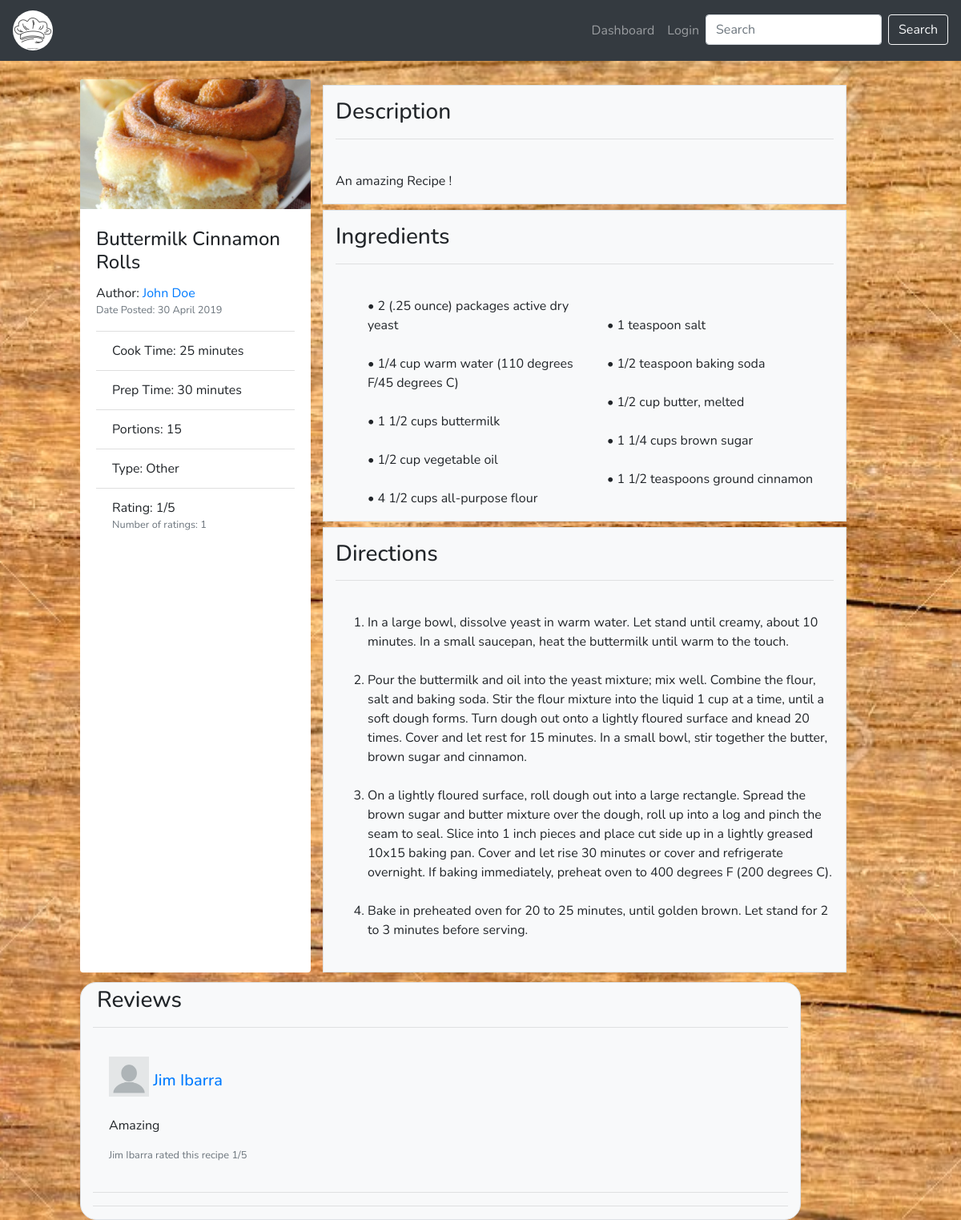
Page /post/viewPost/79 on the committed database.
### tables this page shows
CREATE TABLE `post` (
  `post_id` int(6) NOT NULL,
  `profile_id` int(6) NOT NULL,
  `type_id` int(6) NOT NULL,
  `title` varchar(30) NOT NULL,
  `picture_id` int(6) NOT NULL,
  `description` varchar(250) NOT NULL,
  `ingredients` text NOT NULL,
  `time` varchar(20) NOT NULL,
  `preperation_time` varchar(60) NOT NULL,
  `directions` text NOT NULL,
  `portions` int(11) NOT NULL,
  `date_posted` timestamp NOT NULL DEFAULT CURRENT_TIMESTAMP
);

CREATE TABLE `picture` (
  `picture_id` int(6) NOT NULL,
  `path` text NOT NULL
);

CREATE TABLE `type` (
  `type_id` int(6) NOT NULL,
  `description` varchar(30) NOT NULL
);

CREATE TABLE `review` (
  `review_id` int(6) NOT NULL,
  `profile_id` int(6) NOT NULL,
  `post_id` int(6) NOT NULL,
  `review_content` text NOT NULL,
  `rating` int(11) DEFAULT NULL
);

### htdocs/app/core/Controller.php (called while the page is built, shortened)
<?php
	require_once ('app/views/layout/layout.php');
	class Controller{
		public function model($model){
			return new $model();
		}
		public function view($view, $method, $data = []){
			require_once 'app/views/' . $view  . "/" . $method . '.php';
		}
	}

### htdocs/app/controllers/post.php (called while the page is built, shortened)
<?php
	class Post extends Controller{
		public function viewPost($id = -1){
			$postModel      = $this->model('PostModel');
			$reviewModel    = $this->model('ReviewModel');
			$post = $postModel->getPost($id);
			$data   = $postModel->viewFullPost($post);
			$review = $reviewModel->displayReview($post);
			$this->view('post', 'viewPost', $data);
			$this->view('review','showReview', $review);
		}
	}

### htdocs/app/core/App.php (called while the page is built, shortened)
<?php
	class App{
		protected $method = 'dashboard';
		public function __construct(){
			$url = $this->parseUrl();
			if(file_exists('app/controllers/' . $url[0] . '.php')){
				unset($url[0]);
			}
			$this->controller = new $this->controller;
			if(isset($url[1])){
				if(method_exists($this->controller, $url[1])){
					$this->method = $url[1];
					unset($url[1]);
				}
			}
			$this->params = $url ? array_values($url) : [];
			call_user_func_array([$this->controller, $this->method], $this->params);
		}
		public function parseUrl(){
			if(isset($_GET['url'])){
				return $url = explode('/', filter_var(rtrim($_GET['url'], '/'), FILTER_SANITIZE_URL));
			}
		}
	}

### htdocs/index.php (called while the page is built, shortened)
<?php
	$app = new App;

### htdocs/app/core/Model.php (called while the page is built, shortened)
<?php
class Model {
	function __construct(){
		$host = 'localhost';
		$dbname = 'Project';
		$user = 'root';
		$pass = '';
		try{
			$this->_connection = new PDO("mysql:host=$host; dbname=$dbname", $user, $pass);
		}catch(PDOException $e){
			echo $e->getMessage();
		}
	}
}

### htdocs/app/models/PostModel.php (called while the page is built, shortened)
<?php
class PostModel extends Model{
	public function getPost($id){
		$STH = $this->_connection->prepare("SELECT * FROM post WHERE post_id = :id");
		$STH->setFetchMode(PDO::FETCH_CLASS, 'PostModel');
		$STH->execute(['id'=>$id]);
		return $STH->fetch();
	}
	public function viewFullPost($post){
		$query = "
		SELECT post.*, type.description as descriptionType, picture.path, CONCAT(profile.first_name, ' ' ,profile.last_name) AS name, ROUND(AVG(review.rating),1) AS avgRating,
			(SELECT savedpost.post_id
		     FROM savedpost
		     WHERE savedpost.profile_id = :profile_id AND post.post_id = savedpost.post_id) as isSaved,
		     COUNT(review.post_id) as numReviews
		FROM post
		INNER JOIN profile
			ON post.profile_id = profile.profile_id
		INNER JOIN picture
			ON post.picture_id = picture.picture_id
		INNER JOIN type
			ON post.type_id = type.type_id
        INNER JOIN review
        	ON post.post_id = review.post_id
		WHERE post.post_id = :id";
		$STH = $this->_connection->prepare($query);
		$STH->setFetchMode(PDO::FETCH_CLASS,'PostModel');
		if(isset($_SESSION['profile_id'])){
			$pid = $_SESSION['profile_id'];
		}else{
			$pid = -999;
		}
		$STH->bindParam(':id', $post->post_id);
		$STH->bindParam(':profile_id', $pid);
		$STH->execute();
		return $STH->fetch();
	}
}

### htdocs/app/models/ReviewModel.php (called while the page is built, shortened)
<?php
	class ReviewModel extends Model{
		public function displayReview($post){
			$query  = "
			SELECT review.*, picture.path, CONCAT(profile.first_name, ' ', profile.last_name) AS name
			FROM review
				INNER JOIN profile
					ON review.profile_id = profile.profile_id
				INNER JOIN picture
					ON profile.picture_id = picture.picture_id
			WHERE post_id = :id";
			$STH = $this->_connection->prepare($query);
			$STH->setFetchMode(PDO::FETCH_CLASS, 'ReviewModel');
			$STH->execute(['id'=>$post->post_id]);
			return $STH->fetchAll();
		}
	}

### htdocs/app/views/post/viewPost.php (the view, shortened to what this page needs)
<html>
<body>
<link href='/css/viewPost.css' rel='stylesheet'/>
<?php
  $date = date_create_from_format("Y-m-d H:i:s",$data->date_posted);
  $formattedDate = date_format($date, "d F Y");
?>
  	<div class='row offset-1'>
          	<div class='card' style='width: 18rem;'>
          		<img class='card-img-top' src="<?php echo $data->path ?>"/>
          		<div class='card-body'>
          			<h4 class='card-title'><?php echo $data->title?></h4>
          			<p class='card-text'>
          				Author: <a href="/profile/index/<?php echo $data->profile_id ?>"><?php echo $data->name ?></a><br/>
          				<small class='text-muted'>Date Posted: <?php echo $formattedDate?></small>
          			</p>
					<ul class='list-group list-group-flush'>
	          			<li class='list-group-item'>Cook Time: <?php echo $data->time ?></li>
	          			<li class='list-group-item'>Prep Time: <?php echo $data->preperation_time ?></li>
	          			<li class='list-group-item'>Portions: <?php echo $data->portions ?></li>
	          			<li class='list-group-item'>Type: <?php echo $data->descriptionType ?></li>
	          			<li class='list-group-item'>Rating:
	          				<?php
	          					if($data->avgRating == null){
	          						echo "No rating";
	          					}else{
	          						echo round($data->avgRating,1) . '/5';
	          					}
	          				?><br/>
                    <?php
                      if($data->numReviews != 0){
                        print "<small class='text-muted'>Number of ratings:  $data->numReviews</small>";
                      }
                    ?>
	          			</li>
	          		</ul>
          		</div>
          	</div>
            <div class='col-lg-8' id='information'>
          		<div class='col-lg-11 bg-light border'>
            		<p>
             			<h3>Description</h3><hr><br/>
                 		 <?php echo $data->description ?>
               		</p>
           		</div>
           		<div class='col-lg-11 bg-light border ingredients'>
            		<p>
                 	 	<h3>Ingredients</h3><hr><br/>
                 	 	<ul>
	                  		<?php
	                  			$ingredientsArray = explode(PHP_EOL, $data->ingredients);
	                  			foreach($ingredientsArray as $value){
								          	if($value != '')
									              print "<li>$value</li><br/>";
								          }
	                  		?>
                  		</ul>
               	    </p>
            	</div>
           		<div class='col-lg-11 bg-light border'>
            		<p>
                  		<h3>Directions</h3><hr><br/>
                    	<ol>
                    		<?php
	                  			$directionsArray = explode(PHP_EOL, $data->directions);
	                  			foreach($directionsArray as $value){
      									if($value != '')
      										print "<li>$value</li><br/>";
      								  }
	                  		?>
                    	</ol>
               		</p>
            	</div>
            </div>
        </div>
  <body>
<html>

### htdocs/app/views/review/showReview.php
<div class='col-sm-9 offset-1 border bg-light' style='border-radius: 20px'>
    <h3 style='margin: 5px;'>Reviews</h3> <hr/>
    <?php
    	if($data == null){
    		print "<p class='text-muted' style='text-align: center'>There are no reviews!<br/>Be the first to review this post</p>";
    	}else{
	    	foreach($data as $item){
	    		if(isset($_SESSION['profile_id']) && ($item->profile_id == $_SESSION['profile_id'] || isset($_SESSION['isAdmin']))){
	    			$deleteBtn = "<a href='/review/deleteReview/" . $item->review_id ."/" . $item->post_id ."' class='btn btn-danger float-right'>Delete Review</a>";
	    		}else{
	    			$deleteBtn = '';
	    		}
	    		print "
	    			<div class='card-w-50'>
						<div class='card-body'>
				    		<h5 class='card-title'>
				       		". $deleteBtn ."
				       		<a href='/profile/index/" .$item->profile_id ."'>  <img class='card-title' style='height: 50px; width: 50px' src='". $item->path ."'/></a>
				       		<a href='/profile/index/". $item->profile_id ."'>". $item->name ."</br></a>
				       		</h5>
				            <p class='card-text'>
				               ". $item->review_content . "
				            </p>
				      	 <small class='text-muted'>". $item->name ." rated this recipe ". $item->rating ."/5</small>
						</div>
					</div>
					<hr/>
	    		";
	    	}
    	}
    ?>
<hr/>

### htdocs/css/layoutCss.css (style rules this page uses)
body { font-family: 'Nunito', sans-serif; }

### htdocs/css/viewPost.css (style rules this page uses)
body { background: url("/App/images/viewPostBackground.jpg"); min-height: 100%; background-repeat: no-repeat; background-attachment: fixed; background-position: center; background-size: cover }
ul { list-style-type: none; columns: 2; }
.ingredients ul li:before { content: "• "; }
.card { border: none; }
div { margin-top: 1%; }

### rows in the picture
post: picture.path (picture), title "Buttermilk Cinnamon Rolls", date_posted "30 April 2019", time "25 minutes", preperation_time "30 minutes", portions "15", type.description "Other", description "An amazing Recipe !", ingredients "2 (.25 ounce) packages active dry yeast", ingredients "1/4 cup warm water (110 degrees F/45 degrees C)", ingredients "1 1/2 cups buttermilk", ingredients "1/2 cup vegetable oil", ingredients "4 1/2 cups all-purpose flour", ingredients "1 teaspoon salt", ingredients "1/2 teaspoon baking soda", ingredients "1/2 cup butter, melted", ingredients "1 1/4 cups brown sugar", ingredients "1 1/2 teaspoons ground cinnamon", directions "In a large bowl, dissolve yeast in warm water. Let stand until creamy, about 10 minutes. In a small saucepan, heat the buttermilk until warm to the touch.", directions "Pour the buttermilk and oil into the yeast mixture; mix well. Combine the flour, salt and baking soda. Stir the flour mixture into the liquid 1 cup at a time, until a soft dough forms. Turn dough out onto a lightly floured surface and knead 20 times. Cover and let rest for 15 minutes. In a small bowl, stir together the butter, brown sugar and cinnamon.", directions "On a lightly floured surface, roll dough out into a large rectangle. Spread the brown sugar and butter mixture over the dough, roll up into a log and pinch the seam to seal. Slice into 1 inch pieces and place cut side up in a lightly greased 10x15 baking pan. Cover and let rise 30 minutes or cover and refrigerate overnight. If baking immediately, preheat oven to 400 degrees F (200 degrees C).", directions "Bake in preheated oven for 20 to 25 minutes, until golden brown. Let stand for 2 to 3 minutes before serving."
review: picture.path (picture), name "Jim Ibarra", review_content "Amazing", rating "1"

### other values in the picture
$data->name "John Doe"
$data->avgRating "1"
$data->numReviews "1"
